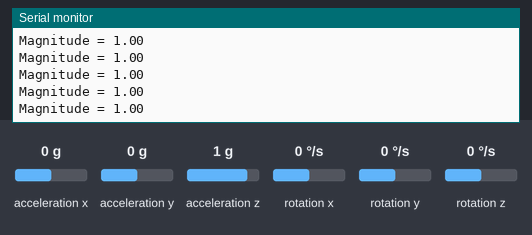
Recording of a sketch running on a simulated Arduino Uno, built with avr-gcc and run on an emulated ATmega328P. Parts: the last lines printed to the serial monitor. Wiring (inferred from the names in the program): MPU-6050 motion sensor at I2C address 0x68. The test bench sets the inputs (shaded band); at power-on: acceleration x 0 g, acceleration y 0 g, acceleration z 1 g, rotation x 0 °/s, rotation y 0 °/s, rotation z 0 °/s.

Above: at 1.2 s.
1.3 s: acceleration x set to -1.4 g
At 1.58 s:
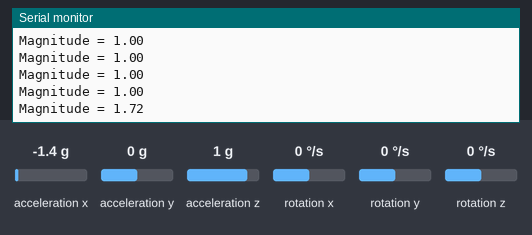
2.8 s: acceleration y set to -1.4 g
At 2.99 s:
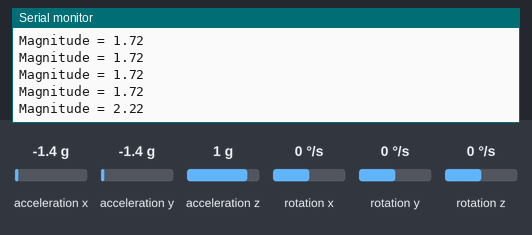
4.3 s: acceleration z set to -1.4 g
At 4.41 s:
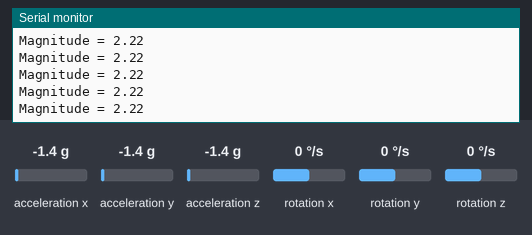
Timing chart, 0 to 7.3 s (numbered marks = the images above; inputs shaded):
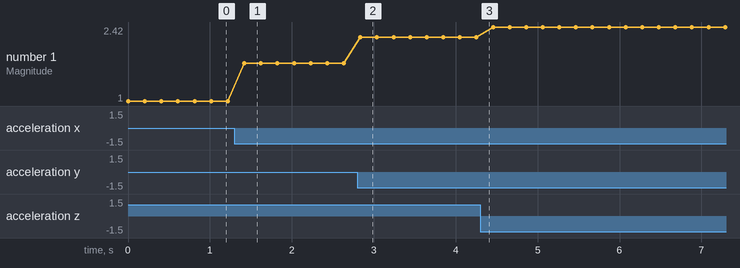

The sketch:

GIROSCOPIO_ACELEROMETRO.ino
```cpp
#include<Wire.h>//Biblioteca para comunicação I2C
#include<math.h> //Biblioteca de Calculos matematicos


const int MPU_addr=0x68; //Endereço do sensor

int16_t AcX,AcY,AcZ,Tmp,GyX,GyY,GyZ; //Variaveis para pegar os valores medidos

float AcnX, AcnY, AcnZ;

float Gx, Gy, Gz;

double magnitudeVetorial (float x, float y, float z){
  double valor = sqrt(x*x + y*y + z*z);
  return valor;
}

float converteGravidade(int16_t valor, int16_t escala) {
    float newValor = (int)valor;
    float newEscala = (int)escala;
    float resultado = (newValor * newEscala )/ 32768.00;
    if (resultado <= 0){
      return (resultado * -1);
    }
    else{
      return resultado;
    }
}

double gravidadeParaAceleracao(float valor){
  return valor * 9.8;
}

void setup(){
  Wire.begin(); //Inicia a comunicação I2C
  Wire.beginTransmission(MPU_addr); //Começa a transmissao de dados para o sensor
  Wire.write(0x6B); // registrador PWR_MGMT_1
  Wire.write(0); // Manda 0 e "acorda" o MPU 6050
  Wire.endTransmission(true);

  Wire.beginTransmission(MPU_addr);
  Wire.write(0x1C); // Endereço do registrador de configuração do acelerômetro
  Wire.write(0x08); // Configurar para ±4g (veja o datasheet para outras opções)
  Wire.endTransmission(true);

  Serial.begin(9600); //Inicia a comunicaçao serial (para exibir os valores lidos)
}
void loop(){
  Wire.beginTransmission(MPU_addr); //Começa a transmissao de dados para o sensor
  Wire.write(0x3B); // registrador dos dados medidos (ACCEL_XOUT_H)
  Wire.endTransmission(false);
  Wire.requestFrom(MPU_addr,14,true); // faz um "pedido" para ler 14 registradores, que serão os registrados com os dados medidos
  AcX=Wire.read()<<8|Wire.read(); // 0x3B (ACCEL_XOUT_H) & 0x3C (ACCEL_XOUT_L)
  AcY=Wire.read()<<8|Wire.read(); // 0x3D (ACCEL_YOUT_H) & 0x3E (ACCEL_YOUT_L)
  AcZ=Wire.read()<<8|Wire.read(); // 0x3F (ACCEL_ZOUT_H) & 0x40 (ACCEL_ZOUT_L)
  Tmp=Wire.read()<<8|Wire.read(); // 0x41 (TEMP_OUT_H) & 0x42 (TEMP_OUT_L)
  GyX=Wire.read()<<8|Wire.read(); // 0x43 (GYRO_XOUT_H) & 0x44 (GYRO_XOUT_L)
  GyY=Wire.read()<<8|Wire.read(); // 0x45 (GYRO_YOUT_H) & 0x46 (GYRO_YOUT_L)
  GyZ=Wire.read()<<8|Wire.read(); // 0x47 (GYRO_ZOUT_H) & 0x48 (GYRO_ZOUT_L)

  AcnX = converteGravidade(AcX, 4); // Valor de X em g
  AcnY = converteGravidade(AcY, 4); // Valor de Y em g
  AcnZ = converteGravidade(AcZ, 4); // Valor de Z em g

  Gx = gravidadeParaAceleracao(AcnX); // Valor de X em m/s²
  Gy = gravidadeParaAceleracao(AcnY); // Valor de Y em m/s²
  Gz = gravidadeParaAceleracao(AcnZ); // Valor de Z em m/s²

  double magnitude = magnitudeVetorial(AcnX, AcnY, AcnZ);

  //Agora escreve os valores de Y no monitor serial

  //Serial.print(" | AcZ = "); Serial.print(AcZ);
  //Serial.print(" | m/s² = "); Serial.print(Gz);
  //Serial.print(" | g = "); Serial.println(AcnZ);
  Serial.print("Magnitude = ");Serial.println(magnitude);
  delay(200);
}
```

Measured:
- after the input at 1.3 s, the serial monitor: prints a new line after 0.12 s (image 1)
- after the input at 2.8 s, the serial monitor: prints a new line at once (image 2)
- plotted number 1: 1 → 1.72 after the input at 1.3 s, 1.72 → 2.22 after the input at 2.8 s, 2.22 → 2.42 after the input at 4.3 s
